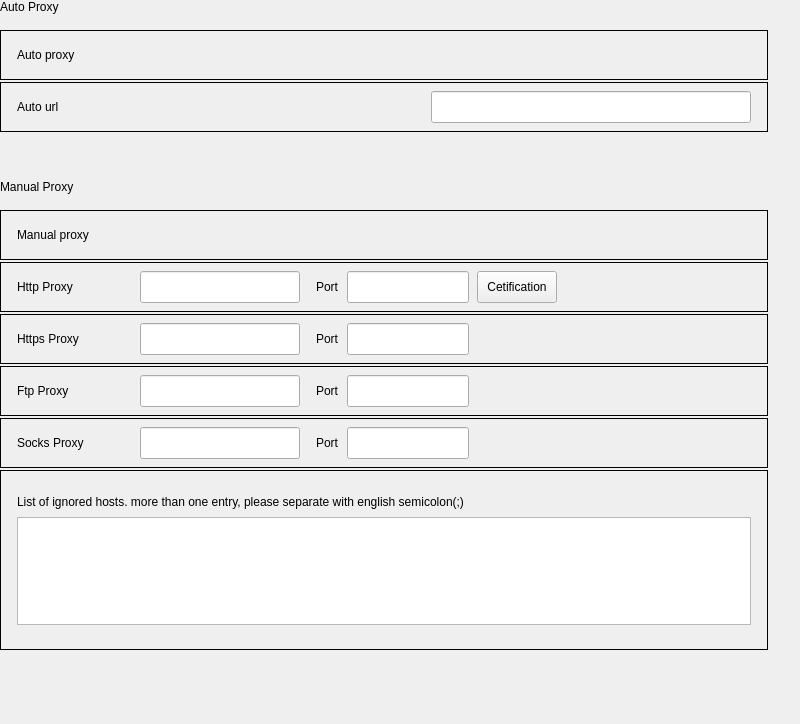
<?xml version="1.0" encoding="UTF-8"?>
<ui version="4.0">
 <class>Proxy</class>
 <widget class="QWidget" name="Proxy">
  <property name="geometry">
   <rect>
    <x>0</x>
    <y>0</y>
    <width>800</width>
    <height>724</height>
   </rect>
  </property>
  <property name="minimumSize">
   <size>
    <width>0</width>
    <height>0</height>
   </size>
  </property>
  <property name="maximumSize">
   <size>
    <width>16777215</width>
    <height>16777215</height>
   </size>
  </property>
  <property name="windowTitle">
   <string notr="true">Proxy</string>
  </property>
  <layout class="QVBoxLayout" name="verticalLayout_2">
   <property name="spacing">
    <number>2</number>
   </property>
   <property name="leftMargin">
    <number>0</number>
   </property>
   <property name="topMargin">
    <number>0</number>
   </property>
   <property name="rightMargin">
    <number>32</number>
   </property>
   <property name="bottomMargin">
    <number>30</number>
   </property>
   <item>
    <widget class="QLabel" name="titleLabel">
     <property name="sizePolicy">
      <sizepolicy hsizetype="Fixed" vsizetype="Fixed">
       <horstretch>0</horstretch>
       <verstretch>0</verstretch>
      </sizepolicy>
     </property>
     <property name="text">
      <string>Auto Proxy</string>
     </property>
     <property name="scaledContents">
      <bool>true</bool>
     </property>
    </widget>
   </item>
   <item>
    <spacer name="verticalSpacer">
     <property name="orientation">
      <enum>Qt::Vertical</enum>
     </property>
     <property name="sizeType">
      <enum>QSizePolicy::Fixed</enum>
     </property>
     <property name="sizeHint" stdset="0">
      <size>
       <width>20</width>
       <height>14</height>
      </size>
     </property>
    </spacer>
   </item>
   <item>
    <widget class="QFrame" name="autoFrame">
     <property name="minimumSize">
      <size>
       <width>550</width>
       <height>50</height>
      </size>
     </property>
     <property name="maximumSize">
      <size>
       <width>960</width>
       <height>50</height>
      </size>
     </property>
     <property name="frameShape">
      <enum>QFrame::Box</enum>
     </property>
     <layout class="QHBoxLayout" name="horizontalLayout_2">
      <property name="spacing">
       <number>0</number>
      </property>
      <property name="leftMargin">
       <number>0</number>
      </property>
      <property name="topMargin">
       <number>0</number>
      </property>
      <property name="rightMargin">
       <number>0</number>
      </property>
      <property name="bottomMargin">
       <number>0</number>
      </property>
      <item>
       <layout class="QHBoxLayout" name="autoHorLayout">
        <property name="spacing">
         <number>0</number>
        </property>
        <property name="leftMargin">
         <number>16</number>
        </property>
        <property name="rightMargin">
         <number>16</number>
        </property>
        <item>
         <widget class="QLabel" name="autoLabel">
          <property name="sizePolicy">
           <sizepolicy hsizetype="Fixed" vsizetype="Fixed">
            <horstretch>0</horstretch>
            <verstretch>0</verstretch>
           </sizepolicy>
          </property>
          <property name="text">
           <string>Auto proxy</string>
          </property>
          <property name="scaledContents">
           <bool>true</bool>
          </property>
         </widget>
        </item>
        <item>
         <spacer name="horizontalSpacer">
          <property name="orientation">
           <enum>Qt::Horizontal</enum>
          </property>
          <property name="sizeHint" stdset="0">
           <size>
            <width>40</width>
            <height>20</height>
           </size>
          </property>
         </spacer>
        </item>
       </layout>
      </item>
     </layout>
    </widget>
   </item>
   <item>
    <widget class="QFrame" name="urlFrame">
     <property name="minimumSize">
      <size>
       <width>550</width>
       <height>50</height>
      </size>
     </property>
     <property name="maximumSize">
      <size>
       <width>960</width>
       <height>50</height>
      </size>
     </property>
     <property name="frameShape">
      <enum>QFrame::Box</enum>
     </property>
     <layout class="QHBoxLayout" name="horizontalLayout_4">
      <property name="spacing">
       <number>0</number>
      </property>
      <property name="leftMargin">
       <number>0</number>
      </property>
      <property name="topMargin">
       <number>0</number>
      </property>
      <property name="rightMargin">
       <number>0</number>
      </property>
      <property name="bottomMargin">
       <number>0</number>
      </property>
      <item>
       <layout class="QHBoxLayout" name="horizontalLayout_3">
        <property name="leftMargin">
         <number>16</number>
        </property>
        <property name="rightMargin">
         <number>16</number>
        </property>
        <item>
         <widget class="QLabel" name="label_4">
          <property name="sizePolicy">
           <sizepolicy hsizetype="Fixed" vsizetype="Fixed">
            <horstretch>0</horstretch>
            <verstretch>0</verstretch>
           </sizepolicy>
          </property>
          <property name="text">
           <string>Auto url</string>
          </property>
          <property name="scaledContents">
           <bool>true</bool>
          </property>
         </widget>
        </item>
        <item>
         <spacer name="horizontalSpacer_2">
          <property name="orientation">
           <enum>Qt::Horizontal</enum>
          </property>
          <property name="sizeHint" stdset="0">
           <size>
            <width>40</width>
            <height>20</height>
           </size>
          </property>
         </spacer>
        </item>
        <item>
         <widget class="QLineEdit" name="urlLineEdit">
          <property name="minimumSize">
           <size>
            <width>320</width>
            <height>32</height>
           </size>
          </property>
          <property name="maximumSize">
           <size>
            <width>320</width>
            <height>32</height>
           </size>
          </property>
         </widget>
        </item>
       </layout>
      </item>
     </layout>
    </widget>
   </item>
   <item>
    <spacer name="verticalSpacer_2">
     <property name="orientation">
      <enum>Qt::Vertical</enum>
     </property>
     <property name="sizeType">
      <enum>QSizePolicy::Fixed</enum>
     </property>
     <property name="sizeHint" stdset="0">
      <size>
       <width>20</width>
       <height>46</height>
      </size>
     </property>
    </spacer>
   </item>
   <item>
    <widget class="QLabel" name="title2Label">
     <property name="sizePolicy">
      <sizepolicy hsizetype="Fixed" vsizetype="Fixed">
       <horstretch>0</horstretch>
       <verstretch>0</verstretch>
      </sizepolicy>
     </property>
     <property name="text">
      <string>Manual Proxy</string>
     </property>
     <property name="scaledContents">
      <bool>true</bool>
     </property>
    </widget>
   </item>
   <item>
    <spacer name="verticalSpacer_3">
     <property name="orientation">
      <enum>Qt::Vertical</enum>
     </property>
     <property name="sizeType">
      <enum>QSizePolicy::Fixed</enum>
     </property>
     <property name="sizeHint" stdset="0">
      <size>
       <width>20</width>
       <height>14</height>
      </size>
     </property>
    </spacer>
   </item>
   <item>
    <widget class="QFrame" name="manualFrame">
     <property name="minimumSize">
      <size>
       <width>610</width>
       <height>50</height>
      </size>
     </property>
     <property name="maximumSize">
      <size>
       <width>960</width>
       <height>50</height>
      </size>
     </property>
     <property name="frameShape">
      <enum>QFrame::Box</enum>
     </property>
     <layout class="QHBoxLayout" name="horizontalLayout_6">
      <property name="spacing">
       <number>0</number>
      </property>
      <property name="leftMargin">
       <number>0</number>
      </property>
      <property name="topMargin">
       <number>0</number>
      </property>
      <property name="rightMargin">
       <number>0</number>
      </property>
      <property name="bottomMargin">
       <number>0</number>
      </property>
      <item>
       <layout class="QHBoxLayout" name="manualHorLayout">
        <property name="spacing">
         <number>0</number>
        </property>
        <property name="leftMargin">
         <number>16</number>
        </property>
        <property name="rightMargin">
         <number>16</number>
        </property>
        <item>
         <widget class="QLabel" name="manualLabel">
          <property name="sizePolicy">
           <sizepolicy hsizetype="Fixed" vsizetype="Fixed">
            <horstretch>0</horstretch>
            <verstretch>0</verstretch>
           </sizepolicy>
          </property>
          <property name="text">
           <string>Manual proxy</string>
          </property>
          <property name="scaledContents">
           <bool>true</bool>
          </property>
         </widget>
        </item>
        <item>
         <spacer name="horizontalSpacer_3">
          <property name="orientation">
           <enum>Qt::Horizontal</enum>
          </property>
          <property name="sizeHint" stdset="0">
           <size>
            <width>40</width>
            <height>20</height>
           </size>
          </property>
         </spacer>
        </item>
       </layout>
      </item>
     </layout>
    </widget>
   </item>
   <item>
    <widget class="QFrame" name="httpFrame">
     <property name="minimumSize">
      <size>
       <width>550</width>
       <height>50</height>
      </size>
     </property>
     <property name="maximumSize">
      <size>
       <width>960</width>
       <height>50</height>
      </size>
     </property>
     <property name="frameShape">
      <enum>QFrame::Box</enum>
     </property>
     <layout class="QHBoxLayout" name="horizontalLayout_8">
      <property name="spacing">
       <number>0</number>
      </property>
      <property name="leftMargin">
       <number>0</number>
      </property>
      <property name="topMargin">
       <number>0</number>
      </property>
      <property name="rightMargin">
       <number>0</number>
      </property>
      <property name="bottomMargin">
       <number>0</number>
      </property>
      <item>
       <layout class="QHBoxLayout" name="horizontalLayout_7">
        <property name="spacing">
         <number>8</number>
        </property>
        <property name="leftMargin">
         <number>16</number>
        </property>
        <property name="rightMargin">
         <number>16</number>
        </property>
        <item>
         <widget class="QLabel" name="label_6">
          <property name="sizePolicy">
           <sizepolicy hsizetype="Fixed" vsizetype="Fixed">
            <horstretch>0</horstretch>
            <verstretch>0</verstretch>
           </sizepolicy>
          </property>
          <property name="minimumSize">
           <size>
            <width>115</width>
            <height>0</height>
           </size>
          </property>
          <property name="maximumSize">
           <size>
            <width>115</width>
            <height>16777215</height>
           </size>
          </property>
          <property name="text">
           <string>Http Proxy</string>
          </property>
         </widget>
        </item>
        <item>
         <widget class="QLineEdit" name="httpHostLineEdit">
          <property name="minimumSize">
           <size>
            <width>160</width>
            <height>32</height>
           </size>
          </property>
          <property name="maximumSize">
           <size>
            <width>160</width>
            <height>32</height>
           </size>
          </property>
         </widget>
        </item>
        <item>
         <spacer name="horizontalSpacer_8">
          <property name="orientation">
           <enum>Qt::Horizontal</enum>
          </property>
          <property name="sizeType">
           <enum>QSizePolicy::Fixed</enum>
          </property>
          <property name="sizeHint" stdset="0">
           <size>
            <width>8</width>
            <height>20</height>
           </size>
          </property>
         </spacer>
        </item>
        <item>
         <widget class="QLabel" name="label_7">
          <property name="sizePolicy">
           <sizepolicy hsizetype="Fixed" vsizetype="Fixed">
            <horstretch>0</horstretch>
            <verstretch>0</verstretch>
           </sizepolicy>
          </property>
          <property name="text">
           <string>Port</string>
          </property>
         </widget>
        </item>
        <item>
         <widget class="QLineEdit" name="httpPortLineEdit">
          <property name="minimumSize">
           <size>
            <width>122</width>
            <height>32</height>
           </size>
          </property>
          <property name="maximumSize">
           <size>
            <width>122</width>
            <height>32</height>
           </size>
          </property>
         </widget>
        </item>
        <item>
         <widget class="QPushButton" name="cetificationBtn">
          <property name="minimumSize">
           <size>
            <width>80</width>
            <height>32</height>
           </size>
          </property>
          <property name="maximumSize">
           <size>
            <width>80</width>
            <height>32</height>
           </size>
          </property>
          <property name="text">
           <string>Cetification</string>
          </property>
         </widget>
        </item>
        <item>
         <spacer name="horizontalSpacer_4">
          <property name="orientation">
           <enum>Qt::Horizontal</enum>
          </property>
          <property name="sizeHint" stdset="0">
           <size>
            <width>40</width>
            <height>20</height>
           </size>
          </property>
         </spacer>
        </item>
       </layout>
      </item>
     </layout>
    </widget>
   </item>
   <item>
    <widget class="QFrame" name="httpsFrame">
     <property name="minimumSize">
      <size>
       <width>550</width>
       <height>50</height>
      </size>
     </property>
     <property name="maximumSize">
      <size>
       <width>960</width>
       <height>50</height>
      </size>
     </property>
     <property name="frameShape">
      <enum>QFrame::Box</enum>
     </property>
     <layout class="QHBoxLayout" name="horizontalLayout_10">
      <property name="spacing">
       <number>0</number>
      </property>
      <property name="leftMargin">
       <number>0</number>
      </property>
      <property name="topMargin">
       <number>0</number>
      </property>
      <property name="rightMargin">
       <number>0</number>
      </property>
      <property name="bottomMargin">
       <number>0</number>
      </property>
      <item>
       <layout class="QHBoxLayout" name="horizontalLayout_9">
        <property name="spacing">
         <number>8</number>
        </property>
        <property name="leftMargin">
         <number>16</number>
        </property>
        <property name="rightMargin">
         <number>16</number>
        </property>
        <item>
         <widget class="QLabel" name="label_8">
          <property name="sizePolicy">
           <sizepolicy hsizetype="Fixed" vsizetype="Fixed">
            <horstretch>0</horstretch>
            <verstretch>0</verstretch>
           </sizepolicy>
          </property>
          <property name="minimumSize">
           <size>
            <width>115</width>
            <height>0</height>
           </size>
          </property>
          <property name="maximumSize">
           <size>
            <width>115</width>
            <height>16777215</height>
           </size>
          </property>
          <property name="text">
           <string>Https Proxy</string>
          </property>
         </widget>
        </item>
        <item>
         <widget class="QLineEdit" name="httpsHostLineEdit">
          <property name="minimumSize">
           <size>
            <width>160</width>
            <height>32</height>
           </size>
          </property>
          <property name="maximumSize">
           <size>
            <width>160</width>
            <height>32</height>
           </size>
          </property>
         </widget>
        </item>
        <item>
         <spacer name="horizontalSpacer_9">
          <property name="orientation">
           <enum>Qt::Horizontal</enum>
          </property>
          <property name="sizeType">
           <enum>QSizePolicy::Fixed</enum>
          </property>
          <property name="sizeHint" stdset="0">
           <size>
            <width>8</width>
            <height>20</height>
           </size>
          </property>
         </spacer>
        </item>
        <item>
         <widget class="QLabel" name="label_9">
          <property name="sizePolicy">
           <sizepolicy hsizetype="Fixed" vsizetype="Fixed">
            <horstretch>0</horstretch>
            <verstretch>0</verstretch>
           </sizepolicy>
          </property>
          <property name="text">
           <string>Port</string>
          </property>
         </widget>
        </item>
        <item>
         <widget class="QLineEdit" name="httpsPortLineEdit">
          <property name="minimumSize">
           <size>
            <width>122</width>
            <height>32</height>
           </size>
          </property>
          <property name="maximumSize">
           <size>
            <width>122</width>
            <height>32</height>
           </size>
          </property>
         </widget>
        </item>
        <item>
         <spacer name="horizontalSpacer_5">
          <property name="orientation">
           <enum>Qt::Horizontal</enum>
          </property>
          <property name="sizeHint" stdset="0">
           <size>
            <width>40</width>
            <height>20</height>
           </size>
          </property>
         </spacer>
        </item>
       </layout>
      </item>
     </layout>
    </widget>
   </item>
   <item>
    <widget class="QFrame" name="ftpFrame">
     <property name="minimumSize">
      <size>
       <width>550</width>
       <height>50</height>
      </size>
     </property>
     <property name="maximumSize">
      <size>
       <width>960</width>
       <height>50</height>
      </size>
     </property>
     <property name="frameShape">
      <enum>QFrame::Box</enum>
     </property>
     <layout class="QHBoxLayout" name="horizontalLayout_12">
      <property name="spacing">
       <number>0</number>
      </property>
      <property name="leftMargin">
       <number>0</number>
      </property>
      <property name="topMargin">
       <number>0</number>
      </property>
      <property name="rightMargin">
       <number>0</number>
      </property>
      <property name="bottomMargin">
       <number>0</number>
      </property>
      <item>
       <layout class="QHBoxLayout" name="horizontalLayout_11">
        <property name="spacing">
         <number>8</number>
        </property>
        <property name="leftMargin">
         <number>16</number>
        </property>
        <property name="rightMargin">
         <number>16</number>
        </property>
        <item>
         <widget class="QLabel" name="label_10">
          <property name="sizePolicy">
           <sizepolicy hsizetype="Fixed" vsizetype="Fixed">
            <horstretch>0</horstretch>
            <verstretch>0</verstretch>
           </sizepolicy>
          </property>
          <property name="minimumSize">
           <size>
            <width>115</width>
            <height>0</height>
           </size>
          </property>
          <property name="maximumSize">
           <size>
            <width>115</width>
            <height>16777215</height>
           </size>
          </property>
          <property name="text">
           <string>Ftp Proxy</string>
          </property>
         </widget>
        </item>
        <item>
         <widget class="QLineEdit" name="ftpHostLineEdit">
          <property name="minimumSize">
           <size>
            <width>160</width>
            <height>32</height>
           </size>
          </property>
          <property name="maximumSize">
           <size>
            <width>160</width>
            <height>32</height>
           </size>
          </property>
         </widget>
        </item>
        <item>
         <spacer name="horizontalSpacer_10">
          <property name="orientation">
           <enum>Qt::Horizontal</enum>
          </property>
          <property name="sizeType">
           <enum>QSizePolicy::Fixed</enum>
          </property>
          <property name="sizeHint" stdset="0">
           <size>
            <width>8</width>
            <height>20</height>
           </size>
          </property>
         </spacer>
        </item>
        <item>
         <widget class="QLabel" name="label_11">
          <property name="sizePolicy">
           <sizepolicy hsizetype="Fixed" vsizetype="Fixed">
            <horstretch>0</horstretch>
            <verstretch>0</verstretch>
           </sizepolicy>
          </property>
          <property name="text">
           <string>Port</string>
          </property>
         </widget>
        </item>
        <item>
         <widget class="QLineEdit" name="ftpPortLineEdit">
          <property name="minimumSize">
           <size>
            <width>122</width>
            <height>32</height>
           </size>
          </property>
          <property name="maximumSize">
           <size>
            <width>122</width>
            <height>32</height>
           </size>
          </property>
         </widget>
        </item>
        <item>
         <spacer name="horizontalSpacer_6">
          <property name="orientation">
           <enum>Qt::Horizontal</enum>
          </property>
          <property name="sizeHint" stdset="0">
           <size>
            <width>40</width>
            <height>20</height>
           </size>
          </property>
         </spacer>
        </item>
       </layout>
      </item>
     </layout>
    </widget>
   </item>
   <item>
    <widget class="QFrame" name="socksFrame">
     <property name="minimumSize">
      <size>
       <width>550</width>
       <height>50</height>
      </size>
     </property>
     <property name="maximumSize">
      <size>
       <width>960</width>
       <height>50</height>
      </size>
     </property>
     <property name="frameShape">
      <enum>QFrame::Box</enum>
     </property>
     <layout class="QHBoxLayout" name="horizontalLayout_14">
      <property name="spacing">
       <number>0</number>
      </property>
      <property name="leftMargin">
       <number>0</number>
      </property>
      <property name="topMargin">
       <number>0</number>
      </property>
      <property name="rightMargin">
       <number>0</number>
      </property>
      <property name="bottomMargin">
       <number>0</number>
      </property>
      <item>
       <layout class="QHBoxLayout" name="horizontalLayout_13">
        <property name="spacing">
         <number>8</number>
        </property>
        <property name="leftMargin">
         <number>16</number>
        </property>
        <property name="rightMargin">
         <number>16</number>
        </property>
        <item>
         <widget class="QLabel" name="label_12">
          <property name="sizePolicy">
           <sizepolicy hsizetype="Fixed" vsizetype="Fixed">
            <horstretch>0</horstretch>
            <verstretch>0</verstretch>
           </sizepolicy>
          </property>
          <property name="minimumSize">
           <size>
            <width>115</width>
            <height>0</height>
           </size>
          </property>
          <property name="maximumSize">
           <size>
            <width>115</width>
            <height>16777215</height>
           </size>
          </property>
          <property name="text">
           <string>Socks Proxy</string>
          </property>
         </widget>
        </item>
        <item>
         <widget class="QLineEdit" name="socksHostLineEdit">
          <property name="minimumSize">
           <size>
            <width>160</width>
            <height>32</height>
           </size>
          </property>
          <property name="maximumSize">
           <size>
            <width>160</width>
            <height>32</height>
           </size>
          </property>
         </widget>
        </item>
        <item>
         <spacer name="horizontalSpacer_11">
          <property name="orientation">
           <enum>Qt::Horizontal</enum>
          </property>
          <property name="sizeType">
           <enum>QSizePolicy::Fixed</enum>
          </property>
          <property name="sizeHint" stdset="0">
           <size>
            <width>8</width>
            <height>20</height>
           </size>
          </property>
         </spacer>
        </item>
        <item>
         <widget class="QLabel" name="label_13">
          <property name="sizePolicy">
           <sizepolicy hsizetype="Fixed" vsizetype="Fixed">
            <horstretch>0</horstretch>
            <verstretch>0</verstretch>
           </sizepolicy>
          </property>
          <property name="text">
           <string>Port</string>
          </property>
         </widget>
        </item>
        <item>
         <widget class="QLineEdit" name="socksPortLineEdit">
          <property name="minimumSize">
           <size>
            <width>122</width>
            <height>32</height>
           </size>
          </property>
          <property name="maximumSize">
           <size>
            <width>122</width>
            <height>32</height>
           </size>
          </property>
         </widget>
        </item>
        <item>
         <spacer name="horizontalSpacer_7">
          <property name="orientation">
           <enum>Qt::Horizontal</enum>
          </property>
          <property name="sizeHint" stdset="0">
           <size>
            <width>40</width>
            <height>20</height>
           </size>
          </property>
         </spacer>
        </item>
       </layout>
      </item>
     </layout>
    </widget>
   </item>
   <item>
    <widget class="QFrame" name="ignoreHostsFrame">
     <property name="minimumSize">
      <size>
       <width>550</width>
       <height>180</height>
      </size>
     </property>
     <property name="maximumSize">
      <size>
       <width>960</width>
       <height>180</height>
      </size>
     </property>
     <property name="frameShape">
      <enum>QFrame::Box</enum>
     </property>
     <layout class="QVBoxLayout" name="verticalLayout_3">
      <property name="spacing">
       <number>0</number>
      </property>
      <property name="leftMargin">
       <number>0</number>
      </property>
      <property name="topMargin">
       <number>0</number>
      </property>
      <property name="rightMargin">
       <number>0</number>
      </property>
      <property name="bottomMargin">
       <number>0</number>
      </property>
      <item>
       <layout class="QVBoxLayout" name="verticalLayout">
        <property name="spacing">
         <number>8</number>
        </property>
        <property name="leftMargin">
         <number>16</number>
        </property>
        <property name="topMargin">
         <number>24</number>
        </property>
        <property name="rightMargin">
         <number>16</number>
        </property>
        <property name="bottomMargin">
         <number>24</number>
        </property>
        <item>
         <widget class="QLabel" name="label_14">
          <property name="sizePolicy">
           <sizepolicy hsizetype="Fixed" vsizetype="Fixed">
            <horstretch>0</horstretch>
            <verstretch>0</verstretch>
           </sizepolicy>
          </property>
          <property name="text">
           <string>List of ignored hosts. more than one entry, please separate with english semicolon(;)</string>
          </property>
          <property name="scaledContents">
           <bool>true</bool>
          </property>
         </widget>
        </item>
        <item>
         <widget class="QTextEdit" name="ignoreHostTextEdit"/>
        </item>
       </layout>
      </item>
     </layout>
    </widget>
   </item>
   <item>
    <spacer name="verticalSpacer_4">
     <property name="orientation">
      <enum>Qt::Vertical</enum>
     </property>
     <property name="sizeHint" stdset="0">
      <size>
       <width>20</width>
       <height>40</height>
      </size>
     </property>
    </spacer>
   </item>
  </layout>
 </widget>
 <layoutdefault spacing="6" margin="11"/>
 <resources/>
 <connections/>
</ui>
